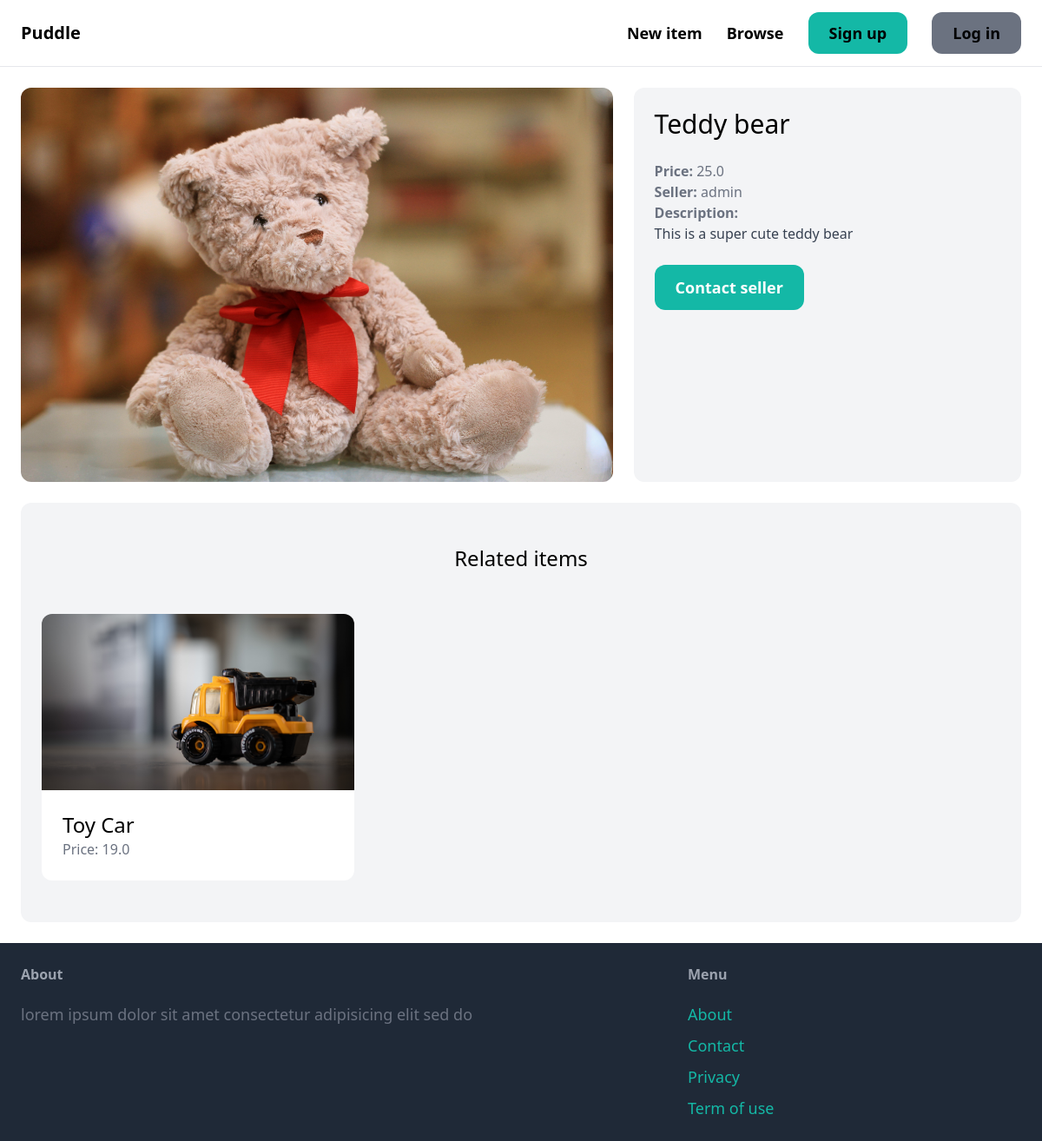
/items/1/, run on an earlier commit of the app's database.
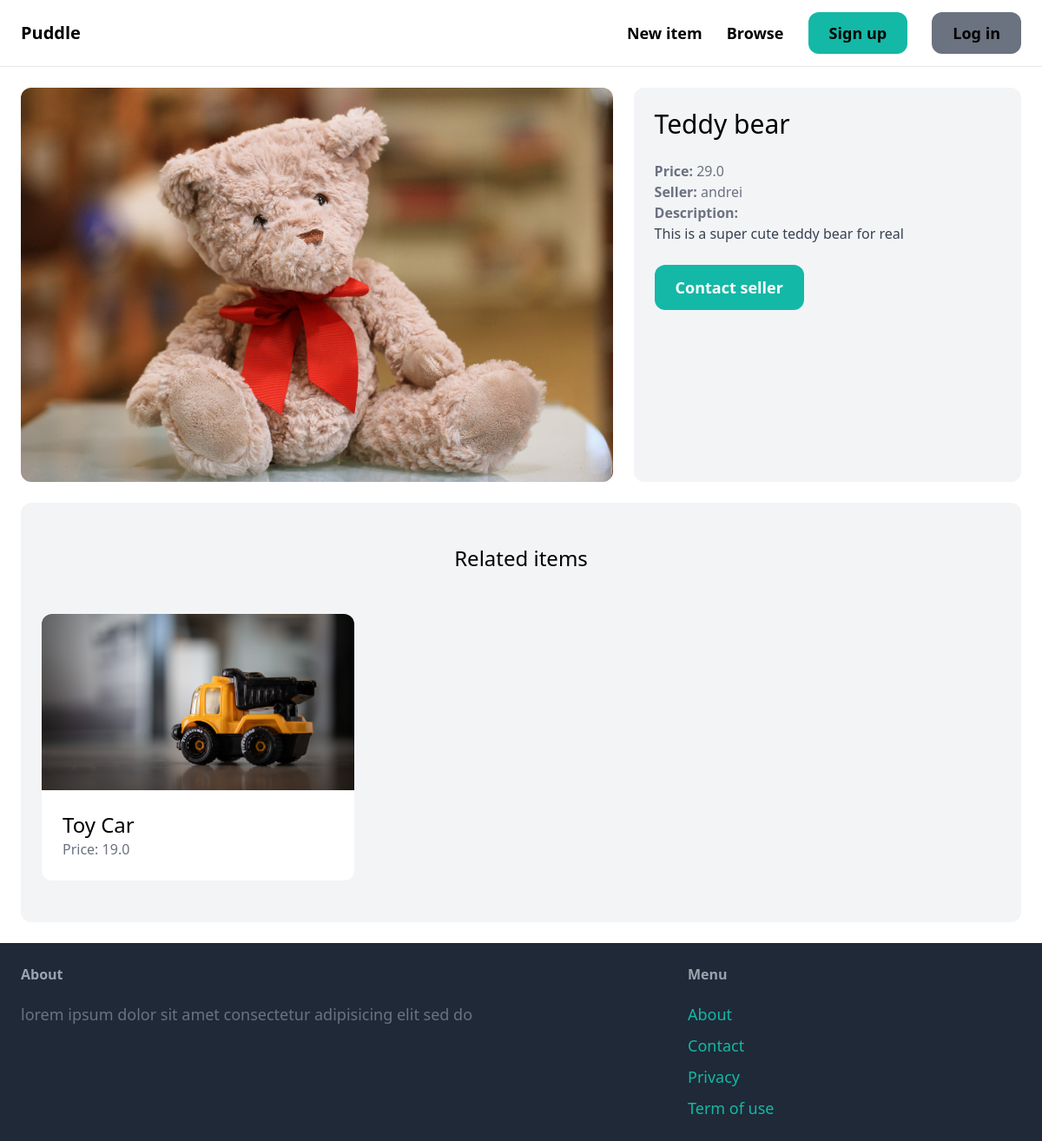
And on a later commit of the database.
### item/models.py (models this page shows, shortened)
class Item(models.Model):
    category=models.ForeignKey(Category,related_name='items',on_delete=models.CASCADE)
    name=models.CharField(max_length=255)
    description=models.TextField(blank=True,null=True)
    price=models.FloatField()
    image=models.ImageField(upload_to='item_images',blank=True,null=True)
    is_sold=models.BooleanField(default=False)
    created_by=models.ForeignKey(User,related_name='items',on_delete=models.CASCADE)
    created_at=models.DateTimeField(auto_now_add=True)

### item/views.py (the view)
# urls.py: path('<int:pk>/',views.detail,name='detail'),
def detail(request,pk):
    item=get_object_or_404(Item,pk=pk)
    related_items=Item.objects.filter(category=item.category, is_sold=False).exclude(pk=pk)[0:3]
    return render(request,'item/detail.html',{
        'item':item,
        'related_items': related_items
    })

### item/templates/item/detail.html (shortened to what this page needs)
{% extends 'core/base.html' %}
{% block content %}
<div class="grid grid-cols-5 gap-6">
    <div class="col-span-3">
        <img src="{{ item.image.url }}" class="rounded-xl">
    </div>
    <div class="col-span-2 p-6 bg-gray-100 rounded-xl">
        <h1 class="mb-6 text-3xl">{{ item.name }}</h1>
        <p class="text-gray-500"><strong>Price: </strong>{{ item.price }}</p>
        <p class="text-gray-500"><strong>Seller: </strong>{{ item.created_by.username }}</p>
        {% if item.description %}
        <p class="text-gray-700">
            <strong class="text-gray-500">Description: </strong><br>
            {{ item.description }}
        </p>
        {% endif %}
        {% if request.user == item.created_by %}
            <div class="mt-6 p-6 bg-white rounded-xl">
                <p>This is your item!</p>
                <a href="{% url 'item:edit' item.id %}" class="inline-block mt-6 px-6 py-3 text-lg font-semibold bg-teal-500 text-white rounded-xl">Edit</a>
                <a href="{% url 'item:delete' item.id %}" class="inline-block mt-6 px-6 py-3 text-lg font-semibold bg-red-500 text-white rounded-xl">Delete</a>
            </div>
        {% else %}
            <a href="{% url 'conversation:new' item.id %}" class="inline-block mt-6 px-6 py-3 text-lg font-semibold bg-teal-500 text-white rounded-xl hover:bg-teal-700">Contact seller</a>
        {% endif %}
    </div>
</div>
<div class="mt-6 px-6 py-12 bg-gray-100 rounded-xl">
    <h2 class="mb-12 text-2xl text-center">Related items</h2>
    <div class="grid grid-cols-3 gap-3">
        {% for item in related_items %}
            <div>
                <a href="{% url 'item:detail' item.id %}">
                    <div>
                        <img src="{{ item.image.url }}" class="rounded-t-xl">
                    </div>
                    <div class="p-6 bg-white rounded-b-xl">
                        <h2 class="text-2xl">{{ item.name }}</h2>
                        <p class="text-gray-500">Price: {{ item.price }}</p>
                    </div>
                </a>
            </div>
        {% endfor %}
    </div>
</div>
{% endblock %}

What changed in the data, as far as the page shows it:
changed Item "Teddy bear": price "25.0" → "29.0"; created_by.username "admin" → "andrei"; description "This is a super cute teddy bear" → "This is a super cute teddy bear for real"
